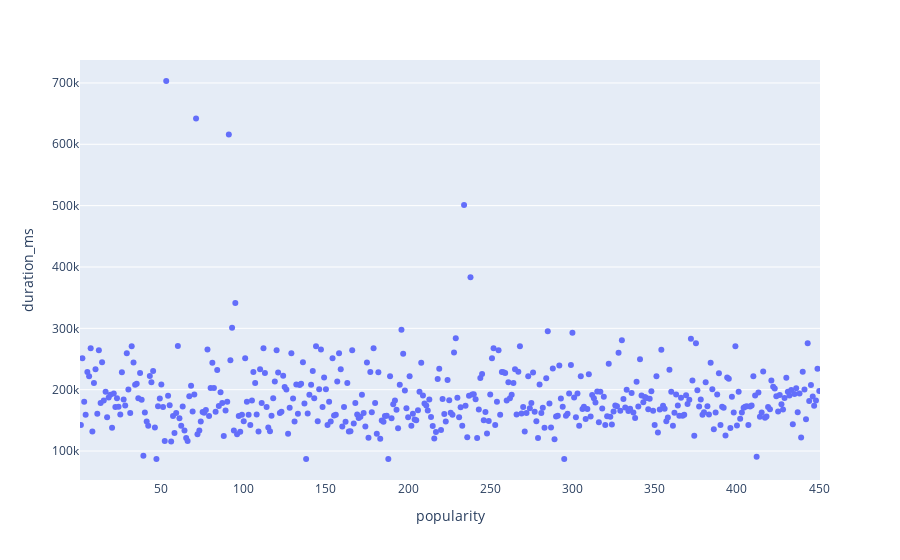

The notebook cell saved with this chart:
### Code cell
px.strip(df, x = 'popularity', y='duration_ms')
#musicas com maior duração>

### Figure 1 — Plotly figure (JSON) as saved in the notebook; plotly's stock layout.template omitted (floating-point values rounded to 4 significant figures; data arrays with more than 128 entries replaced by an {"elided": "..."} marker saying what was removed)
{"data": [{"alignmentgroup": "True", "boxpoints": "all", "fillcolor": "rgba(255,255,255,0)", "hoveron": "points", "hovertemplate": "popularity=%{x}<br>duration_ms=%{y}<extra></extra>", "legendgroup": "", "line": {"color": "rgba(255,255,255,0)"}, "marker": {"color": "#636efa"}, "name": "", "offsetgroup": "", "orientation": "v", "pointpos": 0, "showlegend": false, "type": "box", "x": {"elided": "450 int values"}, "x0": " ", "xaxis": "x", "y": {"elided": "450 int values"}, "y0": " ", "yaxis": "y"}], "layout": {"boxmode": "group", "legend": {"tracegroupgap": 0}, "margin": {"t": 60}, "xaxis": {"anchor": "y", "domain": [0, 1], "title": {"text": "popularity"}}, "yaxis": {"anchor": "x", "domain": [0, 1], "title": {"text": "duration_ms"}}}}
